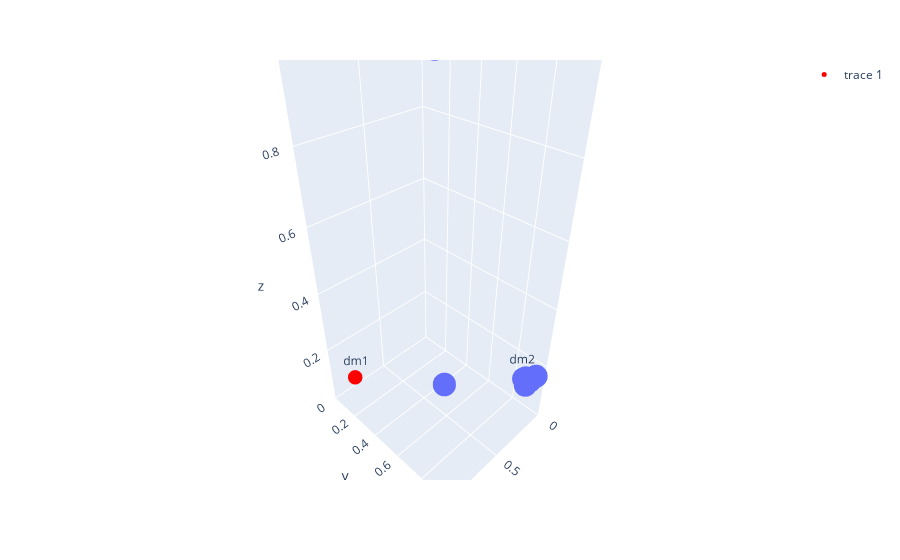

Here is the notebook cell this chart was saved with:
### Code cell
fig = ex.scatter_3d(
    x=results.optimal_outputs["f_1"],
    y=results.optimal_outputs["f_2"],
    z=results.optimal_outputs["f_3"],
)

fig.add_scatter3d(
    x=[solutions[dm]["f_1"] for dm in solutions],
    y=[solutions[dm]["f_2"] for dm in solutions],
    z=[solutions[dm]["f_3"] for dm in solutions],
    mode="markers+text",
    marker=dict(size=5, color="red"),
    text=["dm1", "dm2", "dm3"],
    textposition="top center",
)

# ranges
fig.update_layout(
    scene=dict(
        xaxis=dict(range=[0, 1]),
        yaxis=dict(range=[0, 1]),
        zaxis=dict(range=[0, 1]),
    )
)
